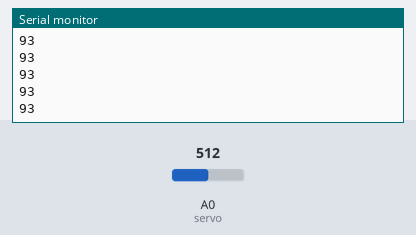
A sketch run on a simulated Arduino Uno, built with avr-gcc and run on an emulated ATmega328P. Shown: the last lines printed to the serial monitor. Inputs (shaded band) come from the test bench; at power-on: A0 (servo) = 512. No radio packets arrive unless stated.

Above: at 1.2 s.
1.3 s: A0 (servo) set to 716
At 2.3 s:
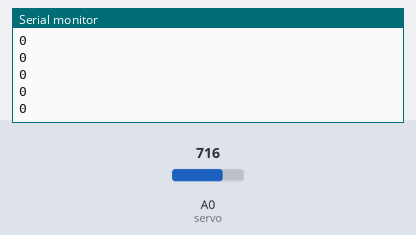
2.8 s: A0 (servo) set to 306
At 3.5 s:
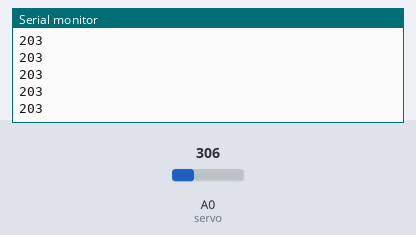
Timing chart, 0 to 5.8 s (numbered marks = the images above; inputs shaded):
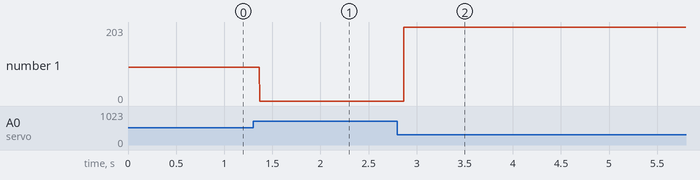

The sketch:

DIY_Antenli_Motorlu_Transmitter.ino
```cpp
// 3 Channel Transmitter | 3 Kanal Verici
#include <SPI.h>
#include <nRF24L01.h>
#include <RF24.h>

// Match key | Eşleşme anahtarı
const uint64_t pipeOut = 0xE9E8F0F0E1LL;

// Select CE,CSN pin | CE ve CSN pinlerin seçimi
RF24 radio(9, 10);

struct Signal {
  //*** byte throttle;
  byte steering;
  //*** byte aux1;
};

Signal data;

void ResetData() {
  //*** data.throttle = 127;     // Motor stop | Motor Kapalı (Signal lost position | sinyal kesildiğindeki pozisyon)
  data.steering = 127;  //  Center | Merkez (Signal lost position | sinyal kesildiğindeki pozisyon)
  //*** data.aux1 = 0;          //  (Signal lost position | sinyal kesildiğindeki pozisyon)
}

void setup() {
  Serial.begin(9600);
  //Start everything up
  radio.begin();
  radio.openWritingPipe(pipeOut);
  radio.setAutoAck(false);
  radio.setDataRate(RF24_250KBPS);
  radio.setPALevel(RF24_PA_MAX);
  radio.stopListening();  //start the radio comunication for Receiver | Verici olarak sinyal iletişimi başlatılıyor
  ResetData();
}

// Joystick center and it's borders | Joystick merkez ve sınırları
int mapJoystickValues(int val, int lower, int middle, int upper, bool reverse) {
  val = constrain(val, lower, upper);

  if (val < middle) {
    val = map(val, lower, middle, 0, 128);
  } else {
    val = map(val, middle, upper, 128, 255);
  }

  return (reverse ? 255 - val : val);
}

void loop() {
  // Control Stick Calibration | Kumanda Kol Kalibrasyonları
  // Setting may be required for the correct values of the control levers. | Kontrol kollarının doğru değerleri için ayar gerekebilir.

  data.steering = mapJoystickValues(analogRead(A0), 200, 460, 650, true);  // "true" or "false" for servo direction | "true" veya "false" servo yönünü belirler
  //*** data.throttle = mapJoystickValues( analogRead(A1), 200, 440,670, true );    // "true" or "false" for signal direction | "true" veya "false" sinyal yönünü belirler
  //*** data.aux1 = digitalRead(4);
  radio.write(&data, sizeof(Signal));
  Serial.println(data.steering);
}
```

Measured:
- after the input at 1.3 s, the serial monitor: prints a new line after 0.07 s (image 1)
- after the input at 2.8 s, the serial monitor: prints a new line after 0.07 s (image 2)
- plotted number 1: 93 → 0 after the input at 1.3 s, 0 → 2 after the input at 2.8 s
